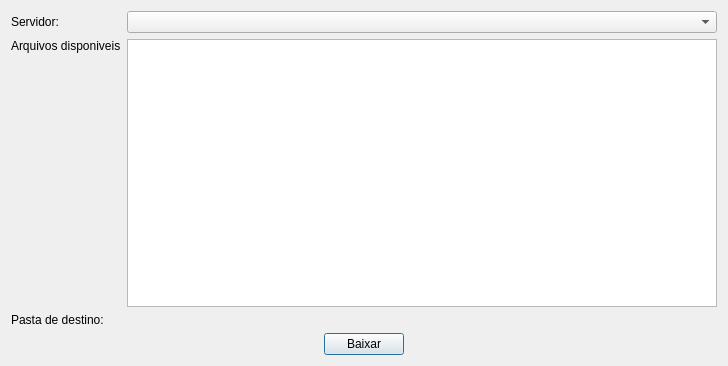
<?xml version="1.0" encoding="UTF-8"?>
<ui version="4.0">
 <class>MyDialog</class>
 <widget class="QDialog" name="MyDialog">
  <property name="geometry">
   <rect>
    <x>0</x>
    <y>0</y>
    <width>728</width>
    <height>366</height>
   </rect>
  </property>
  <property name="windowTitle">
   <string>Example Dialog</string>
  </property>
  <layout class="QGridLayout" name="gridLayout">
   <item row="0" column="0" colspan="2">
    <widget class="QLabel" name="label">
     <property name="text">
      <string>Servidor:</string>
     </property>
    </widget>
   </item>
   <item row="2" column="2">
    <widget class="QgsFileWidget" name="mQgsFileWidget">
     <property name="storageMode">
      <enum>QgsFileWidget::GetDirectory</enum>
     </property>
    </widget>
   </item>
   <item row="1" column="0" colspan="2">
    <layout class="QVBoxLayout" name="verticalLayout">
     <item>
      <widget class="QLabel" name="label_2">
       <property name="text">
        <string>Arquivos disponiveis</string>
       </property>
      </widget>
     </item>
     <item>
      <spacer name="verticalSpacer">
       <property name="orientation">
        <enum>Qt::Vertical</enum>
       </property>
       <property name="sizeHint" stdset="0">
        <size>
         <width>20</width>
         <height>40</height>
        </size>
       </property>
      </spacer>
     </item>
    </layout>
   </item>
   <item row="1" column="2">
    <widget class="QListWidget" name="listWidget"/>
   </item>
   <item row="2" column="0" colspan="2">
    <widget class="QLabel" name="label_3">
     <property name="text">
      <string>Pasta de destino:</string>
     </property>
    </widget>
   </item>
   <item row="3" column="0" colspan="3">
    <layout class="QHBoxLayout" name="horizontalLayout">
     <item>
      <spacer name="horizontalSpacer_2">
       <property name="orientation">
        <enum>Qt::Horizontal</enum>
       </property>
       <property name="sizeHint" stdset="0">
        <size>
         <width>40</width>
         <height>20</height>
        </size>
       </property>
      </spacer>
     </item>
     <item>
      <widget class="QPushButton" name="pushButton">
       <property name="enabled">
        <bool>true</bool>
       </property>
       <property name="text">
        <string>Baixar</string>
       </property>
      </widget>
     </item>
     <item>
      <spacer name="horizontalSpacer">
       <property name="orientation">
        <enum>Qt::Horizontal</enum>
       </property>
       <property name="sizeHint" stdset="0">
        <size>
         <width>40</width>
         <height>20</height>
        </size>
       </property>
      </spacer>
     </item>
    </layout>
   </item>
   <item row="0" column="2">
    <widget class="QComboBox" name="comboBox"/>
   </item>
  </layout>
 </widget>
 <customwidgets>
  <customwidget>
   <class>QgsFileWidget</class>
   <extends>QWidget</extends>
   <header>qgsfilewidget.h</header>
  </customwidget>
 </customwidgets>
 <resources/>
 <connections/>
</ui>
